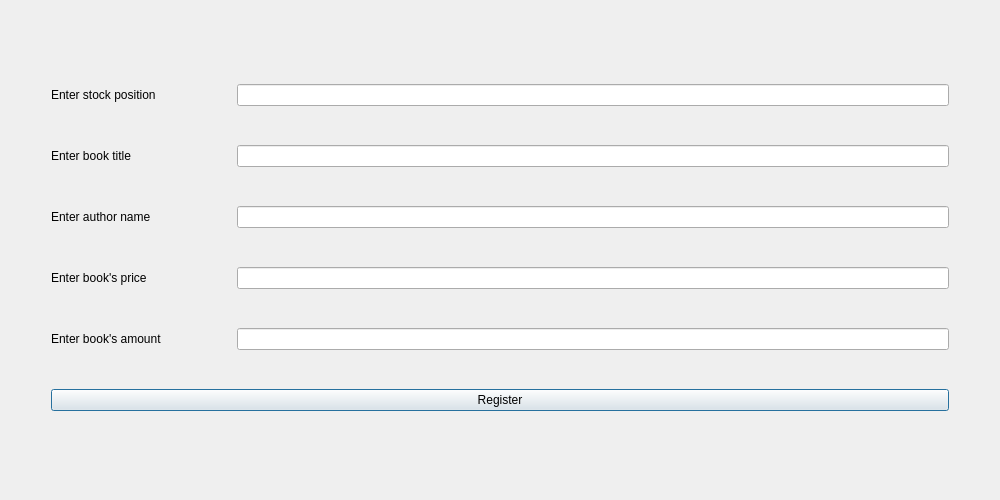
<?xml version="1.0" encoding="UTF-8"?>
<ui version="4.0">
 <class>newBookWindow</class>
 <widget class="QDialog" name="newBookWindow">
  <property name="geometry">
   <rect>
    <x>0</x>
    <y>0</y>
    <width>1000</width>
    <height>500</height>
   </rect>
  </property>
  <property name="windowTitle">
   <string>New book registration</string>
  </property>
  <property name="styleSheet">
   <string notr="true"/>
  </property>
  <layout class="QGridLayout" name="gridLayout">
   <item row="0" column="0">
    <layout class="QHBoxLayout" name="horizontalLayout_6">
     <item>
      <spacer name="horizontalSpacer_2">
       <property name="orientation">
        <enum>Qt::Horizontal</enum>
       </property>
       <property name="sizeType">
        <enum>QSizePolicy::Preferred</enum>
       </property>
       <property name="sizeHint" stdset="0">
        <size>
         <width>40</width>
         <height>20</height>
        </size>
       </property>
      </spacer>
     </item>
     <item>
      <layout class="QVBoxLayout" name="verticalLayout">
       <item>
        <spacer name="verticalSpacer">
         <property name="orientation">
          <enum>Qt::Vertical</enum>
         </property>
         <property name="sizeType">
          <enum>QSizePolicy::Preferred</enum>
         </property>
         <property name="sizeHint" stdset="0">
          <size>
           <width>20</width>
           <height>40</height>
          </size>
         </property>
        </spacer>
       </item>
       <item>
        <layout class="QHBoxLayout" name="horizontalLayout">
         <item>
          <widget class="QLabel" name="stockPositionLabel">
           <property name="minimumSize">
            <size>
             <width>180</width>
             <height>0</height>
            </size>
           </property>
           <property name="text">
            <string>Enter stock position</string>
           </property>
          </widget>
         </item>
         <item>
          <widget class="QLineEdit" name="stockPositionArea"/>
         </item>
        </layout>
       </item>
       <item>
        <layout class="QHBoxLayout" name="horizontalLayout_2">
         <item>
          <widget class="QLabel" name="bookTitleLabel">
           <property name="minimumSize">
            <size>
             <width>180</width>
             <height>0</height>
            </size>
           </property>
           <property name="text">
            <string>Enter book title</string>
           </property>
          </widget>
         </item>
         <item>
          <widget class="QLineEdit" name="bookTitleArea"/>
         </item>
        </layout>
       </item>
       <item>
        <layout class="QHBoxLayout" name="horizontalLayout_3">
         <item>
          <widget class="QLabel" name="authorNameLabel">
           <property name="minimumSize">
            <size>
             <width>180</width>
             <height>0</height>
            </size>
           </property>
           <property name="text">
            <string>Enter author name</string>
           </property>
          </widget>
         </item>
         <item>
          <widget class="QLineEdit" name="authorNameArea"/>
         </item>
        </layout>
       </item>
       <item>
        <layout class="QHBoxLayout" name="horizontalLayout_4">
         <item>
          <widget class="QLabel" name="bookPriceLabel">
           <property name="minimumSize">
            <size>
             <width>180</width>
             <height>0</height>
            </size>
           </property>
           <property name="text">
            <string>Enter book's price</string>
           </property>
          </widget>
         </item>
         <item>
          <widget class="QLineEdit" name="bookPriceArea"/>
         </item>
        </layout>
       </item>
       <item>
        <layout class="QHBoxLayout" name="horizontalLayout_5">
         <item>
          <widget class="QLabel" name="bookAmountLabel">
           <property name="minimumSize">
            <size>
             <width>180</width>
             <height>0</height>
            </size>
           </property>
           <property name="text">
            <string>Enter book's amount</string>
           </property>
          </widget>
         </item>
         <item>
          <widget class="QLineEdit" name="bookAmountArea"/>
         </item>
        </layout>
       </item>
       <item>
        <widget class="QPushButton" name="RegisterBtn">
         <property name="cursor">
          <cursorShape>PointingHandCursor</cursorShape>
         </property>
         <property name="text">
          <string>Register</string>
         </property>
        </widget>
       </item>
       <item>
        <spacer name="verticalSpacer_2">
         <property name="orientation">
          <enum>Qt::Vertical</enum>
         </property>
         <property name="sizeType">
          <enum>QSizePolicy::Preferred</enum>
         </property>
         <property name="sizeHint" stdset="0">
          <size>
           <width>20</width>
           <height>40</height>
          </size>
         </property>
        </spacer>
       </item>
      </layout>
     </item>
     <item>
      <spacer name="horizontalSpacer">
       <property name="orientation">
        <enum>Qt::Horizontal</enum>
       </property>
       <property name="sizeType">
        <enum>QSizePolicy::Preferred</enum>
       </property>
       <property name="sizeHint" stdset="0">
        <size>
         <width>40</width>
         <height>20</height>
        </size>
       </property>
      </spacer>
     </item>
    </layout>
   </item>
  </layout>
 </widget>
 <resources/>
 <connections/>
</ui>
